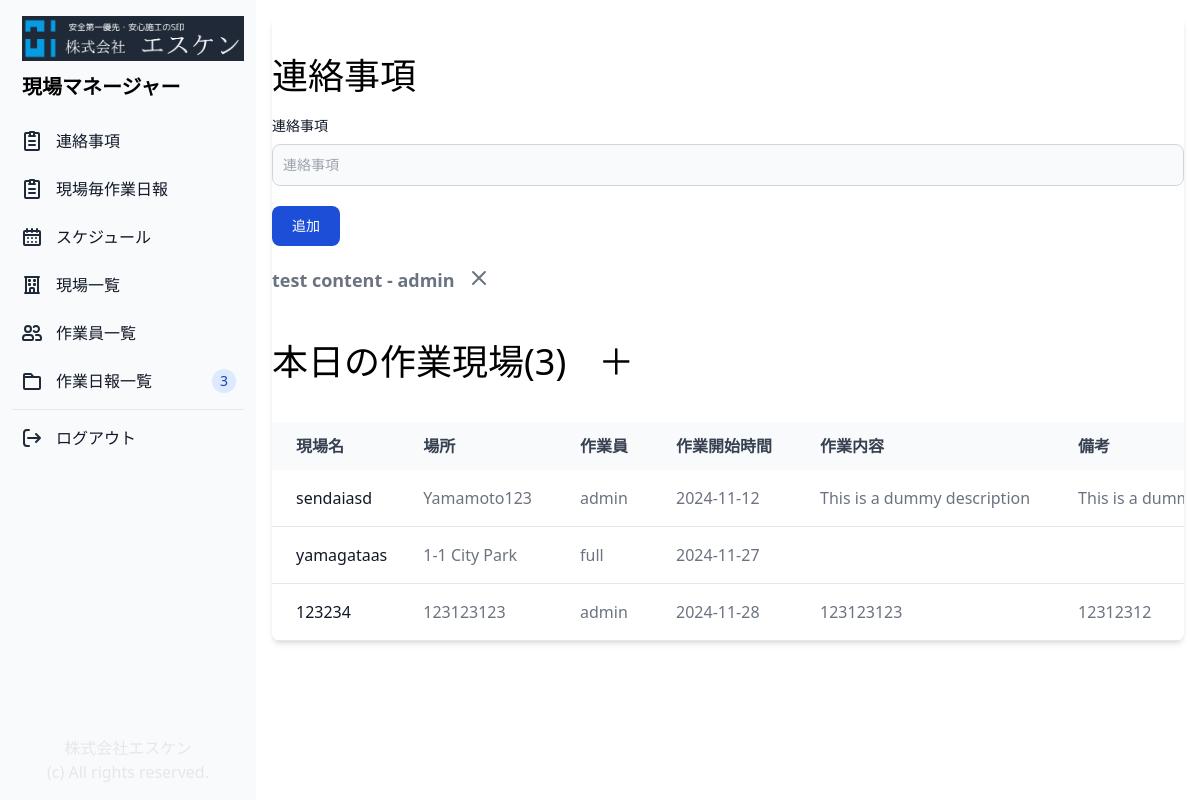
The app's page / (signed in), older data.
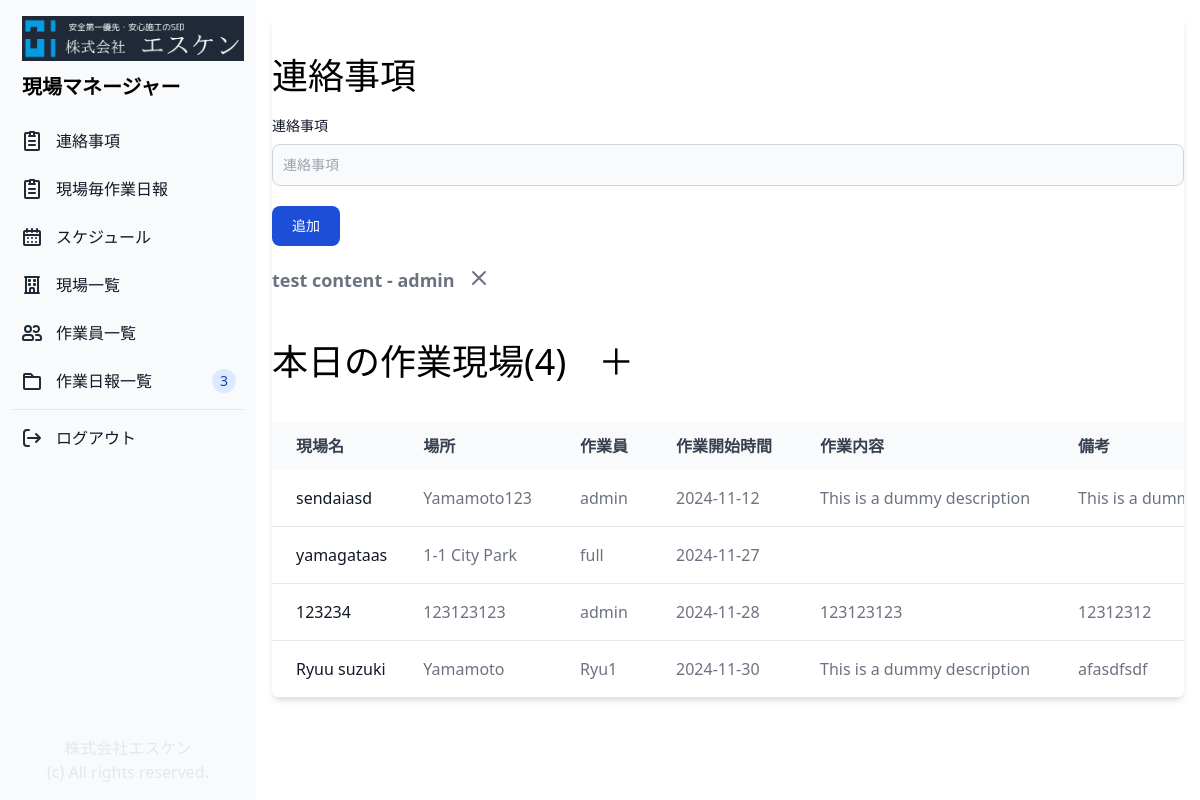
The same page, newer data.
### genba/models.py (models this page shows, shortened)
class Notification(models.Model):
    author = models.ForeignKey(User, related_name="notification", on_delete=models.CASCADE)
    content = models.CharField(max_length=500)
    created_at = models.DateTimeField(auto_now=True)

class Genba(models.Model):
    head_person = models.ForeignKey(Profile, related_name="head_person", on_delete=models.CASCADE, null=True)
    attendees = models.ManyToManyField(Profile, related_name="attendees", blank=True)
    name = models.CharField("Genba", max_length=255)
    client = models.CharField("Client", max_length=255)
    address = models.CharField("Address", max_length=255)
    job_description = models.CharField("Job description", max_length=255, blank=True, null=True)
    note = models.CharField("Remarks", max_length=255, blank=True, null=True)
    start_date = models.DateTimeField("Start date")
    end_date = models.DateTimeField("End date")
    is_active = models.BooleanField(default=True)
    created_at = models.DateTimeField(auto_now=True)

class Profile(models.Model):
    CONTRACT_TYPES = (
        ('元請', '元請'),
        ('正社員', '正社員'),
        ('管理', '管理'),
    )
    contract_type = models.CharField(max_length=50, choices=CONTRACT_TYPES, blank=True)
    user = models.OneToOneField(User, on_delete=models.CASCADE)
    fullname = models.CharField(max_length=20, blank=True)
    phone = models.CharField(max_length=20, blank=True)
    note = models.CharField(max_length=500, blank=True)
    is_active = models.BooleanField(default=True)
    created_at = models.DateTimeField(auto_now_add=True)
    updated_at = models.DateTimeField(auto_now=True)
    def __str__(self):
        return f"{self.fullname}"

### genba/views.py (the view)
# urls.py: path('', views.home, name="home"),
@login_required(login_url='/login_user/')
def home(request):
    if request.user.is_authenticated:
        if request.method == "POST":
            content = request.POST.get("content")
            author = User.objects.get(id=request.user.id)
            notification = Notification.objects.create(content=content, author=author)
            notification.save()
        genbas = Genba.objects.all()
        notifications = Notification.objects.all()
        return render(request, "home.html", {"genbas": genbas, "notifications": notifications})
    else:
        messages.success(request, "You Must Login First!")
        return redirect("login_user")

### genba/templates/home.html (shortened to what this page needs)
{% extends "base.html" %}
{% block content %}
<div class="p-4 sm:ml-64">
    <div class="relative overflow-x-auto shadow-md sm:rounded-lg">
        <div class="px-auto">
            <h1 class="text-4xl pt-10 pb-5">連絡事項</h1>
        </div>
        <form method="post" actio="{% url 'home' %}">
            <label for="message" class="block mb-2 text-sm font-medium text-gray-900 dark:text-white">連絡事項</label>
            <input id="content" name="content" rows="4"
                class="block p-2.5 w-full text-sm text-gray-900 bg-gray-50 rounded-lg border border-gray-300 focus:ring-blue-500 focus:border-blue-500"
                placeholder="連絡事項"></input>
            <button type="submit"
                class="inline-flex items-center px-5 py-2.5 mt-5 text-sm font-medium text-center text-white bg-blue-700 rounded-lg focus:ring-4 focus:ring-blue-200 dark:focus:ring-blue-900 hover:bg-blue-800">
                追加
            </button>
        </form>
        <ul class="mt-5 space-y-1 text-gray-500 mb-2 text-lg font-semibold">
            {% if notifications %}
            {% for n in notifications %}
            <li>
                <p class="flex">{{n.content}} - {{ n.author }}<a href="{% url 'delete_notification' n.id %}"><svg
                            class="w-6 h-6 dark:text-red-500 text-center ml-3" aria-hidden="true"
                            xmlns="http://www.w3.org/2000/svg" width="24" height="24" fill="none" viewBox="0 0 24 24">
                            <path stroke="currentColor" stroke-linecap="round" stroke-linejoin="round" stroke-width="2"
                                d="M6 18 17.94 6M18 18 6.06 6" />
                        </svg>
                    </a>
                </p>
            </li>
            {% endfor %}
            {% endif %}
        </ul>
        <div class="px-auto">
            <h1 class="text-4xl py-10">本日の作業現場({{ genbas.count }})<a class="pl-8" href="{% url 'add_genba' %}">＋</a>
            </h1>
        </div>
        <table class="w-full text-normal text-left rtl:text-right text-gray-500 dark:text-gray-400">
            <thead
                class="text-normal text-gray-700 uppercase bg-gray-50 whitespace-nowrap dark:bg-gray-700 dark:text-gray-400">
                <tr>
                    <th scope="col" class="px-6 py-3">
                        現場名
                    </th>
                    <th scope="col" class="px-6 py-3">
                        場所
                    </th>
                    <th scope="col" class="px-6 py-3">
                        作業員
                    </th>
                    <th scope="col" class="px-6 py-3">
                        作業開始時間
                    </th>
                    <th scope="col" class="px-6 py-3">
                        作業内容
                    </th>
                    <th scope="col" class="px-6 py-3">
                        備考
                    </th>
                </tr>
            </thead>
            <tbody>
                {% if genbas %}
                {% for genba in genbas %}
                <tr class="border-b">
                    <th scope="row" class="pl-6 pr-3 py-4 font-medium whitespace-nowrap text-gray-900">
                        <a href="{% url 'genba_details' genba.id %}">
                            {{ genba.name }}
                        </a>
                    </th>
                    <td class="px-6 py-4 whitespace-nowrap">
                        {{ genba.address }}
                    </td>
                    <td class="px-6 py-4 whitespace-nowrap">
                        {{ genba.head_person }}
                    </td>
                    <td class="px-6 py-4 whitespace-nowrap">
                        {{ genba.start_date | date:"Y-m-j" }}
                    </td>
                    <td class="px-6 py-4 whitespace-nowrap">
                        {{ genba.job_description }}
                    </td>
                    <td class="px-6 py-4 whitespace-nowrap">
                        {{ genba.note }}
                    </td>
                </tr>
                {% endfor %}
                {% endif %}
            </tbody>
        </table>
    </div>
</div>
{% endblock %}

### genba/templates/base.html (shortened to what this page needs)
{% load static %}
<!doctype html>
<html lang="en">
<head>
    <script src="https://cdn.tailwindcss.com"></script>
</head>
<body>
    {% include 'assets/sidebar.html' %}
    {% block content %}
    {% endblock content %}
</body>
</html>

### genba/templates/assets/sidebar.html (shortened to what this page needs)
{% load static %}
<aside id="sidebar"
    class="fixed top-0 left-0 z-40 w-64 h-screen transition-transform -translate-x-full sm:translate-x-0"
    aria-label="Sidebar">
    <div class="h-full px-3 py-4 bg-gray-50 dark:bg-gray-800">
        <div class="flex flex-col h-full justify-content-end">
            <a href=" {% url 'home' %}" class="flex items-center ps-2.5 mb-5">
                <span class="self-center font-semibold dark:text-white">
                    <img src="../static/images/esken_logo.png" class="mb-3" />
                    <p class="text-xl">
                        現場マネージャー
                    </p>
                </span>
            </a>
            <ul class="space-y-2 font-medium">
                <li>
                    <a href="{% url 'home' %}"
                        class="flex items-center p-2 text-gray-900 rounded-lg dark:text-white hover:bg-gray-100 dark:hover:bg-gray-700 group">
                        <span class="ms-3">連絡事項</span>
                    </a>
                </li>
                <li>
                    <a href="{% url 'add_report' %}"
                        class="flex items-center p-2 text-gray-900 rounded-lg dark:text-white hover:bg-gray-100 dark:hover:bg-gray-700 group">
                        <span class="ms-3">現場毎作業日報</span>
                    </a>
                </li>
                <li>
                    <a href="{% url 'schedule' %}"
                        class="flex items-center p-2 text-gray-900 rounded-lg dark:text-white hover:bg-gray-100 dark:hover:bg-gray-700 group">
                        <span class="flex-1 ms-3 whitespace-nowrap">スケジュール</span>
                    </a>
                </li>
                <li>
                    <a href="{% url 'genba_list' %}"
                        class="flex items-center p-2 text-gray-900 rounded-lg dark:text-white hover:bg-gray-100 dark:hover:bg-gray-700 group">
                        <span class="flex-1 ms-3 whitespace-nowrap">現場一覧</span>
                    </a>
                </li>
                <li>
                    <a href="{% url 'user_list' %}"
                        class="flex items-center p-2 text-gray-900 rounded-lg dark:text-white hover:bg-gray-100 dark:hover:bg-gray-700 group">
                        <span class="flex-1 ms-3 whitespace-nowrap">作業員一覧</span>
                    </a>
                </li>
                <li>
                    <a href="{% url 'report_list' %}"
                        class="flex items-center p-2 text-gray-900 rounded-lg dark:text-white hover:bg-gray-100 dark:hover:bg-gray-700 group">
                        <span class="flex-1 ms-3 whitespace-nowrap">作業日報一覧
                        </span>
                        <span
                            class="inline-flex items-center justify-center w-3 h-3 p-3 ms-3 text-sm font-medium text-blue-800 bg-blue-100 rounded-full dark:bg-blue-900 dark:text-blue-300">3</span>
                    </a>
                </li>
                <hr />
                <li>
                    <a href="{% url 'logout_user' %}"
                        class="flex items-center p-2 text-gray-900 rounded-lg dark:text-white hover:bg-gray-100 dark:hover:bg-gray-700 group">
                        <span class="flex-1 ms-3 whitespace-nowrap">ログアウト</span>
                    </a>
                </li>
            </ul>
        </div>
        <p class="absolute bottom-10 right-0 left-0 text-center text-gray-200">株式会社エスケン</p>
        <p class="absolute bottom-4 right-0 left-0 text-center text-gray-200">(c) All rights reserved.</p>
    </div>
</aside>

Row changes from the older to the newer data that the page shows:
added Genba: name "Ryuu suzuki", address "Yamamoto", head_person "Ryu1", start_date "2024-11-30", job_description "This is a dummy description", note "afasdfsdf"
Text that changed along with them:
{{ genbas.count }}: "3" → "4"
